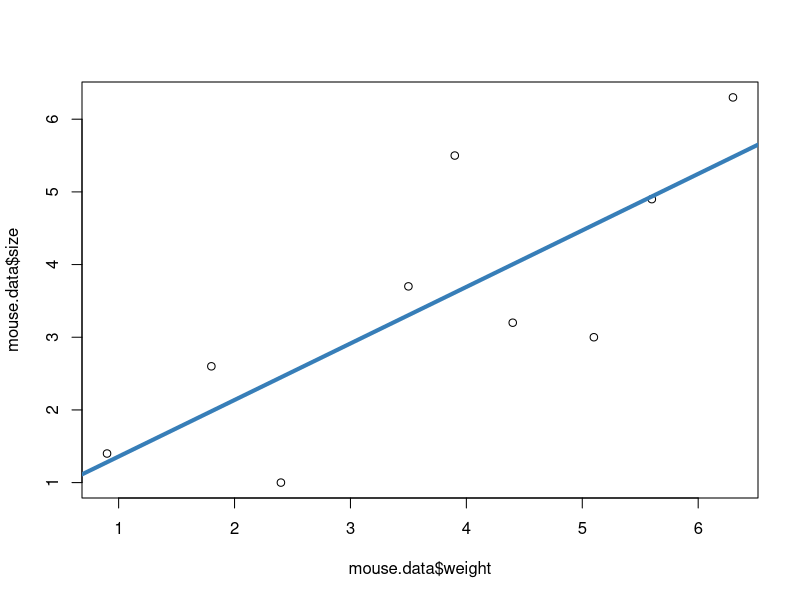

Generate this figure with R:
###Use least-squares to fit a line to the data
###Calculate R^2
###Calculate p-value for R^2

#Create a dummy data
mouse.data <- data.frame(weight = c(0.9, 1.8, 2.4, 3.5, 3.9, 4.4, 5.1, 5.6, 6.3), 
                         size =c(1.4, 2.6, 1.0, 3.7, 5.5, 3.2, 3.0, 4.9, 6.3))

plot(mouse.data$weight, mouse.data$size)
mouse.regression<-lm(size~weight, data = mouse.data)
modelSummary <- summary(mouse.regression)
abline(mouse.regression,  xlab = 'Mouse weight',
       ylab = 'Mouse size', col = '#377eb8', lwd = 4)

### Testing mode
##Create Training and Testing data
set.seed(420)# setting seed to reproduce results of random sampling

#Indicate the row for training data
trainingRowIndex <- sample(1:nrow(mouse.data ), 0.8*nrow(mouse.data ))
trainingData <- mouse.data[trainingRowIndex,]
testingData <- mouse.data[-trainingRowIndex,]

lmMod <- lm(size~weight, data  = trainingData)
sizePre <- predict(lmMod, testingData)
summary(lmMod)

#Calculate prediction accuracy and error rates

actuals_preds <- data.frame(cbind(actuals = testingData$size, predciteds = sizePre))
correlation_accuracy <- cor(actuals_preds)
head(actuals_preds)


###Calculate the Min Max Accuracy and the Mean Absolute Percentage Error

library(MLmetrics)
min_max_acc <- mean(apply(actuals_preds,1,min)/apply(actuals_preds,1,max))

#mape <- mean(abs(actuals_preds$predciteds - actuals_preds$actuals)/actuals_preds$actuals)
mape <-MAPE(actuals_preds$actuals,actuals_preds$predciteds )
